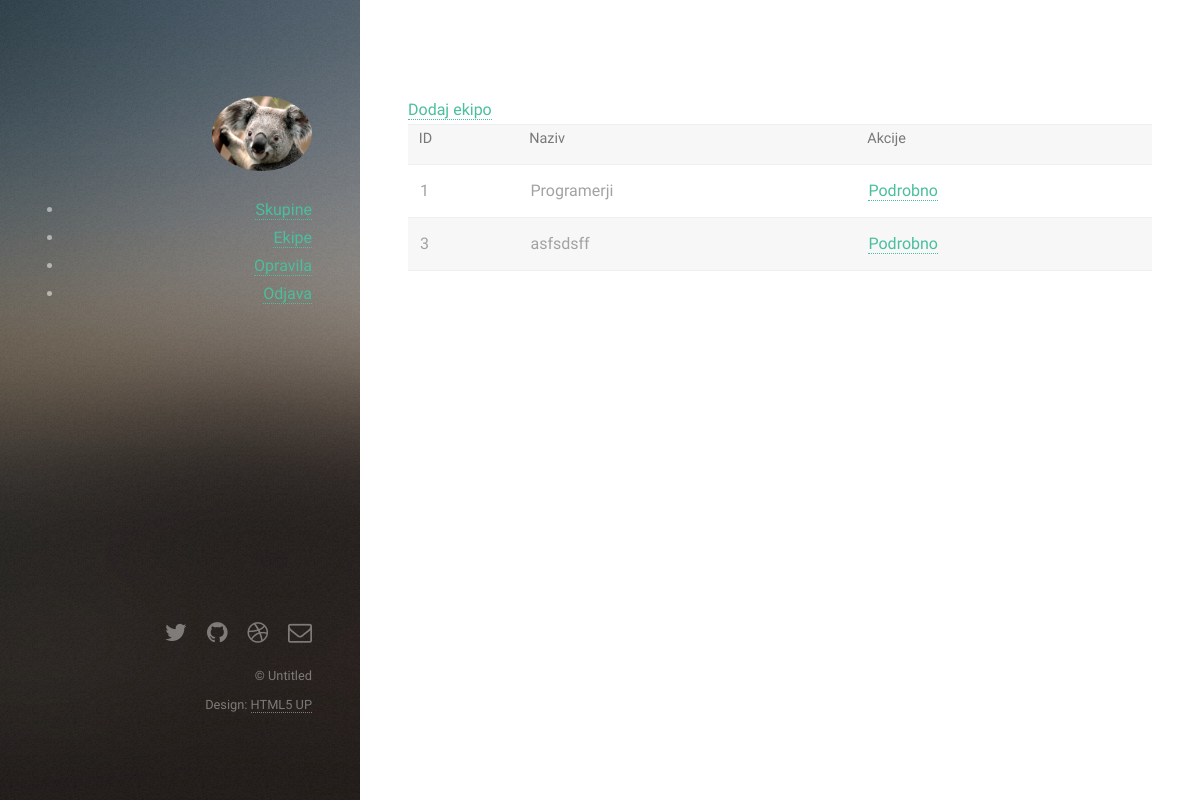
Before: /teams.php (signed in) with the older database file.
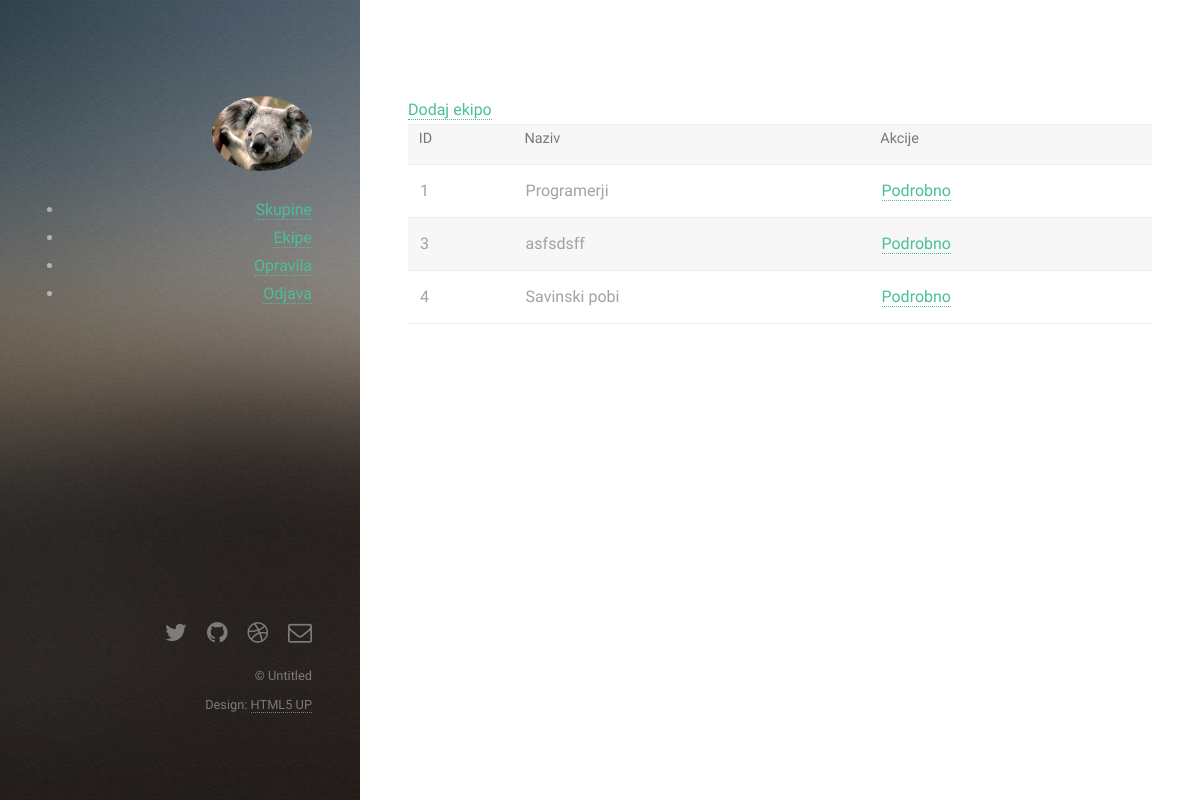
After: the same page with the newer database file.
### tables this page shows
CREATE TABLE `teams` (
  `id` int(11) NOT NULL,
  `title` varchar(50) NOT NULL,
  `description` text NOT NULL
);

### teams.php (the view)
<?php
    include_once './header.php';
    include_once './database.php';
    $query = "SELECT * FROM teams";
    $result = mysqli_query($link, $query);
    echo '<a href="team_add.php">Dodaj ekipo</a>';
    echo '<table border="1" cellspacing="0" cellpadding="0">';
    echo '<tr>'
            . '<th>ID</th>'
            . '<th>Naziv</th>'
            . '<th>Akcije</th>'
       . '</tr>';
    while ($row = mysqli_fetch_array($result)) {
        echo '<tr>';
        echo '<td>'.$row['id'].'</td>';
        echo '<td>'.$row['title'].'</td>';
        echo '<td>'
                . '<a href="team.php?team_id='.$row['id'].'">Podrobno</a>'
             . '</td>';
        echo '</tr>';
    }
    echo '</table>';
?>
<?php
    include_once './footer.php';
?>

Changed rows visible on the page:
added teams: id "4", title "Savinski pobi"
